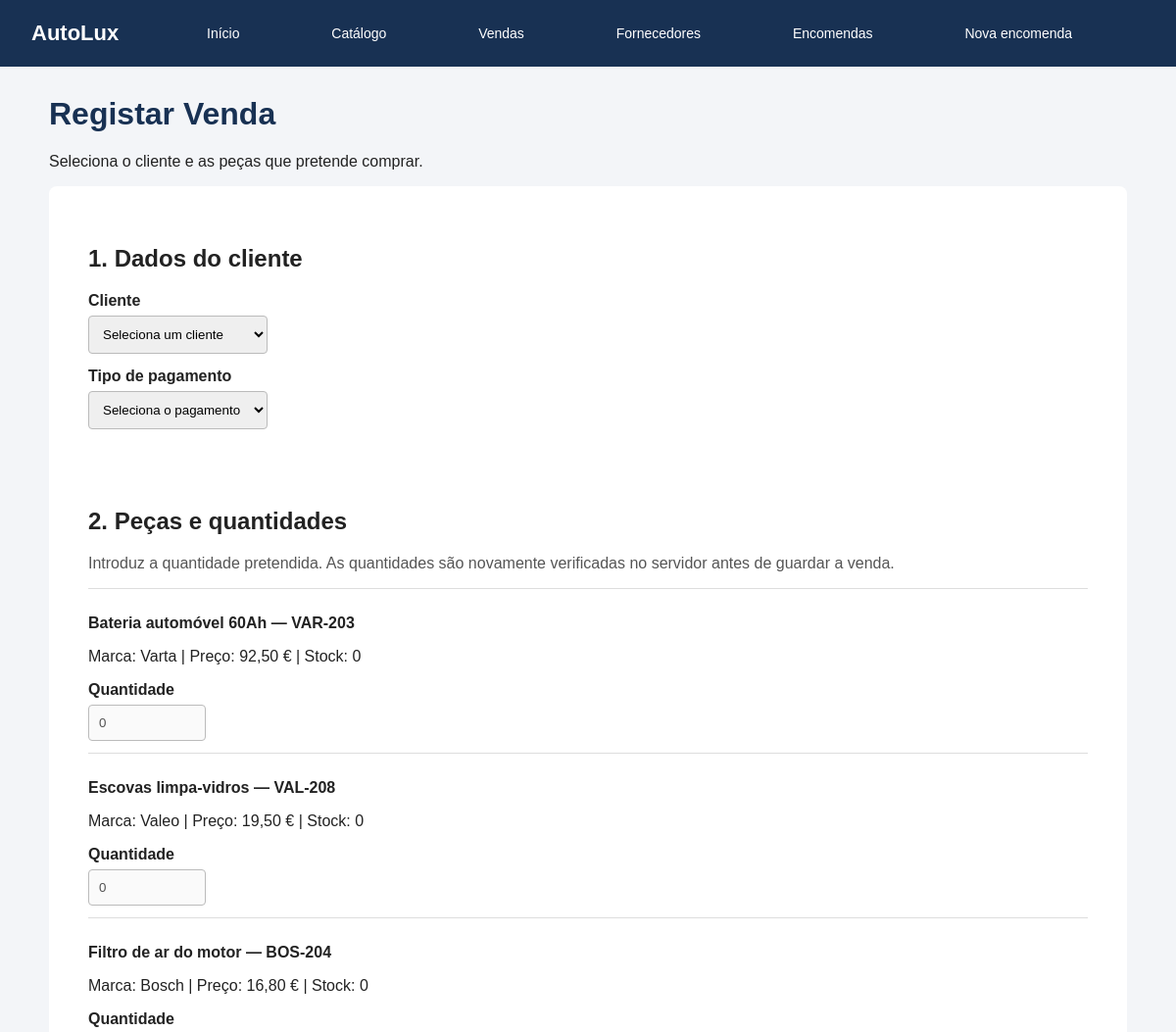
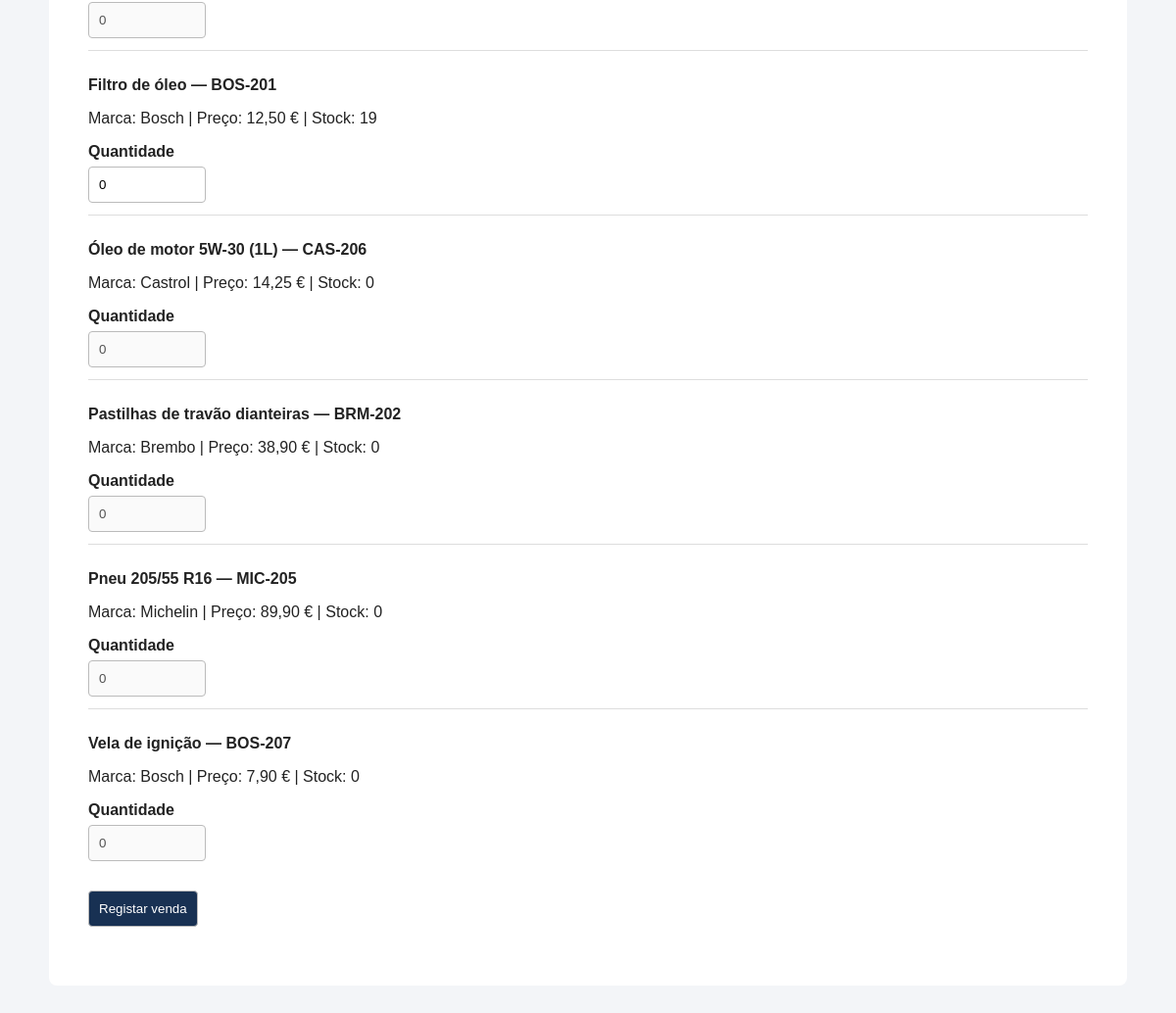
The page /vendas.php on the database its author committed (2 pictures, top to bottom).
### tables this page shows
CREATE TABLE IF NOT EXISTS pecas (
    id INT AUTO_INCREMENT PRIMARY KEY,
    referencia VARCHAR(50) NOT NULL UNIQUE,
    nome VARCHAR(150) NOT NULL,
    marca VARCHAR(80) NOT NULL,
    fornecedor_id INT NULL,
    tipo VARCHAR(80) NOT NULL,
    preco DECIMAL(10,2) NOT NULL,
    stock INT NOT NULL DEFAULT 0
);

### vendas.php (the view, shortened to what this page needs)
<?php
require_once __DIR__ . '/config/database.php';
$quantidadesSelecionadas = [];
$pecas = $pdo->query(
    'SELECT id, referencia, nome, marca, preco, stock
     FROM pecas
     ORDER BY nome ASC'
)->fetchAll();
function escapar($valor) {
    return htmlspecialchars((string) $valor, ENT_QUOTES, 'UTF-8');
}
?>
<!DOCTYPE html>
<html lang="pt">
<head>
    <link rel="stylesheet" href="assets/menu.css">
    <link rel="stylesheet" href="assets/menu.css">
</head>
<body>
    <?php include __DIR__ . '/includes/menu.php'; ?>
    <main class="conteudo-pagina">
    <h1>Registar Venda</h1>
    <p>Seleciona o cliente e as peças que pretende comprar.</p>
    <form method="POST" action="vendas.php">
        <section class="secao">
            <h2>1. Dados do cliente</h2>
            <label for="cliente_id">Cliente</label>
            <select id="cliente_id" name="cliente_id" required>
                <option value="">Seleciona um cliente</option>
            </select>
            <label for="tipo_pagamento">Tipo de pagamento</label>
            <select id="tipo_pagamento" name="tipo_pagamento" required>
                <option value="">Seleciona o pagamento</option>
            </select>
        </section>
        <section class="secao">
            <h2>2. Peças e quantidades</h2>
            <p class="aviso">
                Introduz a quantidade pretendida. As quantidades são
                novamente verificadas no servidor antes de guardar a venda.
            </p>
            <?php foreach ($pecas as $peca): ?>
                <?php $pecaId = (int) $peca['id']; ?>
                <div class="peca">
                    <label for="peca_<?= $pecaId ?>">
                        <?= escapar($peca['nome']) ?> —
                        <?= escapar($peca['referencia']) ?>
                    </label>
                    <p>
                        Marca: <?= escapar($peca['marca']) ?> |
                        Preço: <?= number_format((float) $peca['preco'], 2, ',', '.') ?> € |
                        Stock: <?= (int) $peca['stock'] ?>
                    </p>
                    <label for="peca_<?= $pecaId ?>">Quantidade</label>
                    <input
                        type="number"
                        id="peca_<?= $pecaId ?>"
                        name="quantidades[<?= $pecaId ?>]"
                        min="0"
                        max="<?= (int) $peca['stock'] ?>"
                        value="<?= escapar($quantidadesSelecionadas[$pecaId] ?? '0') ?>"
                        <?= (int) $peca['stock'] === 0 ? 'disabled' : '' ?>
                    >
                </div>
            <?php endforeach; ?>
            <button type="submit">Registar venda</button>
        </section>
    </form>
    </main>
</body>
</html>

### vendas.php (style rules this page uses)
* { box-sizing: border-box; }
body { margin: 0; padding: 0; width: 100%; max-width: none; font-family: Arial, sans-serif; background: #f3f5f8; color: #222; }
.conteudo-pagina { width: min(1100px, 92%); margin: 30px auto; }
h1 { color: #183153; }
form, .secao { background: white; padding: 20px; border-radius: 8px; margin-bottom: 20px; }
label { display: block; margin: 14px 0 6px; font-weight: bold; }
select, input, button { padding: 10px; border: 1px solid #bbb; border-radius: 4px; max-width: 100%; }
select, input { box-sizing: border-box; }
button { margin-top: 18px; background: #183153; color: white; cursor: pointer; }
.peca { border-top: 1px solid #ddd; padding: 12px 0; }
.peca input { width: 120px; }
.aviso { color: #555; }

### rows shown on the page
pecas: nome "Bateria automóvel 60Ah", referencia "VAR-203", marca "Varta", preco "92,50", stock "0", stock+id "0"
pecas: nome "Escovas limpa-vidros", referencia "VAL-208", marca "Valeo", preco "19,50", stock "0", stock+id "0"
pecas: nome "Filtro de ar do motor", referencia "BOS-204", marca "Bosch", preco "16,80", stock "0", stock+id "0"
pecas: nome "Filtro de óleo", referencia "BOS-201", marca "Bosch", preco "12,50", stock "19", id "0"
pecas: nome "Óleo de motor 5W-30 (1L)", referencia "CAS-206", marca "Castrol", preco "14,25", stock "0", stock+id "0"
pecas: nome "Pastilhas de travão dianteiras", referencia "BRM-202", marca "Brembo", preco "38,90", stock "0", stock+id "0"
pecas: nome "Pneu 205/55 R16", referencia "MIC-205", marca "Michelin", preco "89,90", stock "0", stock+id "0"
pecas: nome "Vela de ignição", referencia "BOS-207", marca "Bosch", preco "7,90", stock "0", stock+id "0"
